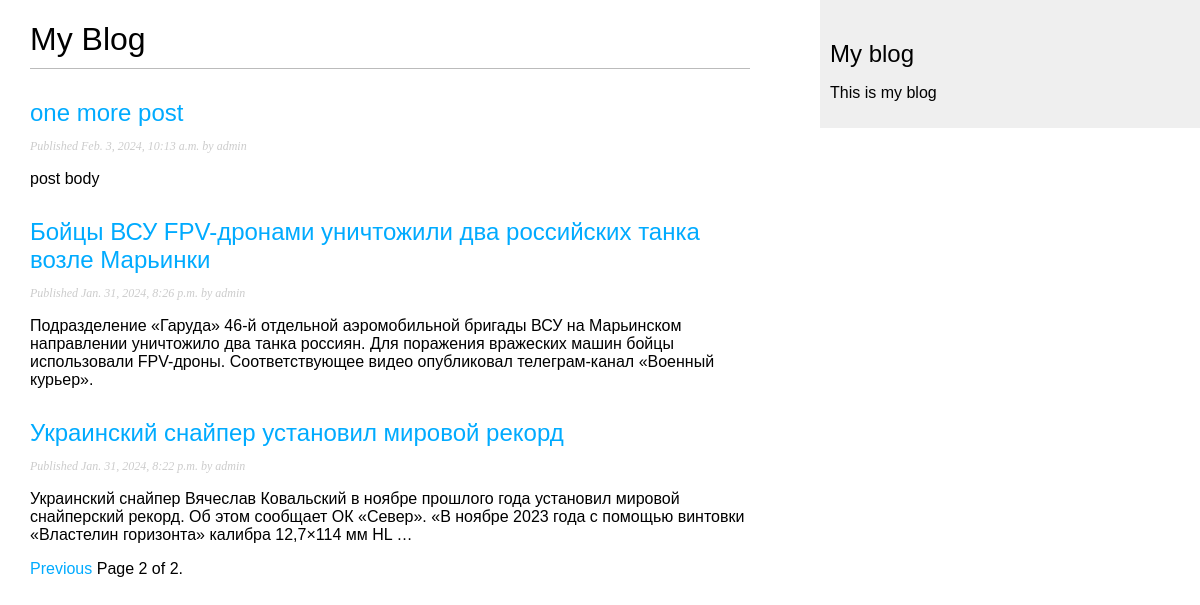
Screenshot of /blog/?page=2 with the database file from the repository.
### blog/models.py (models this page shows, shortened)
class Post(models.Model):
    class Status(models.TextChoices):
        DRAFT = 'DF', 'Draft'
        PUBLISHED = 'PB', 'Pablished'
    title = models.CharField(max_length=250)
    slug = models.SlugField(max_length=250,
                            unique_for_date='publish')
    author = models.ForeignKey(User,
                               on_delete=models.CASCADE,
                               related_name='blog_posts')
    body = models.TextField()
    publish = models.DateTimeField(default=timezone.now)
    created = models.DateTimeField(auto_now_add=True)
    updated = models.DateTimeField(auto_now=True)
    status = models.CharField(max_length=2,
                              choices=Status.choices,
                              default=Status.DRAFT)
    objects = models.Manager()
    published = PublishedManager()
    class Meta:
        ordering = ['-publish']
        indexes = [
            models.Index(fields=['-publish']),
        ]
    def get_absolute_url(self):
        return reverse('blog:post_detail',
                       args=[self.publish.year,
                             self.publish.month,
                             self.publish.day,
                             self.slug])

### blog/views.py (the view)
# urls.py: path('', views.post_list, name='post_list'),
def post_list(request):
    post_list = Post.published.all()
    paginator = Paginator(post_list, 3)
    page_number = request.GET.get('page', 1)
    posts = paginator.page(page_number)
    return render(request,
                  'blog/post/list.html',
                  {'posts': posts})

### blog/models.py (called while the page is built)
    def get_queryset(self):
        return super().get_queryset()\
                      .filter(status=Post.Status.PUBLISHED)

### blog/templates/blog/post/list.html (shortened to what this page needs)
{% extends 'blog/base.html' %}
{% block content %}
<h1>My Blog</h1>
{% for post in posts %}
    <h2>
        <a href="{{ post.get_absolute_url }}">
            {{ post.title }}
        </a>
    </h2>
    <p class="date">
        Published {{ post.publish }} by {{ post.author }}
    </p>
    {{ post.body | truncatewords:30 | linebreaks }}
{% endfor %}
{% include 'pagination.html' with page=posts %}
{% endblock content %}

### blog/static/css/blog.css (style rules this page uses)
body { margin:0; padding:0; font-family:helvetica, sans-serif; }
a { color:#00abff; text-decoration:none; }
h1 { font-weight:normal; border-bottom:1px solid #bbb; padding:0 0 10px 0; }
h2 { font-weight:normal; margin:30px 0 0; }
p.date { color:#ccc; font-family: georgia, serif; font-size: 12px; font-style: italic; }

### rows the page displays
Post: title "one more post", publish "Feb. 3, 2024, 10:13 a.m.", author "admin", body "post body"
Post: title "Бойцы ВСУ FPV-дронами уничтожили два российских танка возле Марьинки", publish "Jan. 31, 2024, 8:26 p.m.", author "admin", body "Подразделение «Гаруда» 46-й отдельной аэромобильной бригады ВСУ на Марьинском направлении уничтожило два танка россиян. Для поражения вражеских машин бойцы использовали FPV-дроны. Соответствующее видео опубликовал телеграм-канал «Военный курьер»."
Post: title "Украинский снайпер установил мировой рекорд", publish "Jan. 31, 2024, 8:22 p.m.", author "admin", body "Украинский снайпер Вячеслав Ковальский в ноябре прошлого года установил мировой снайперский рекорд. Об этом сообщает ОК «Север». «В ноябре 2023 года с помощью винтовки «Властелин горизонта» калибра 12,7×114 мм HL …"

### other values shown
{{ page.number }} "2"
{{ page.paginator.num_pages }} "2"
